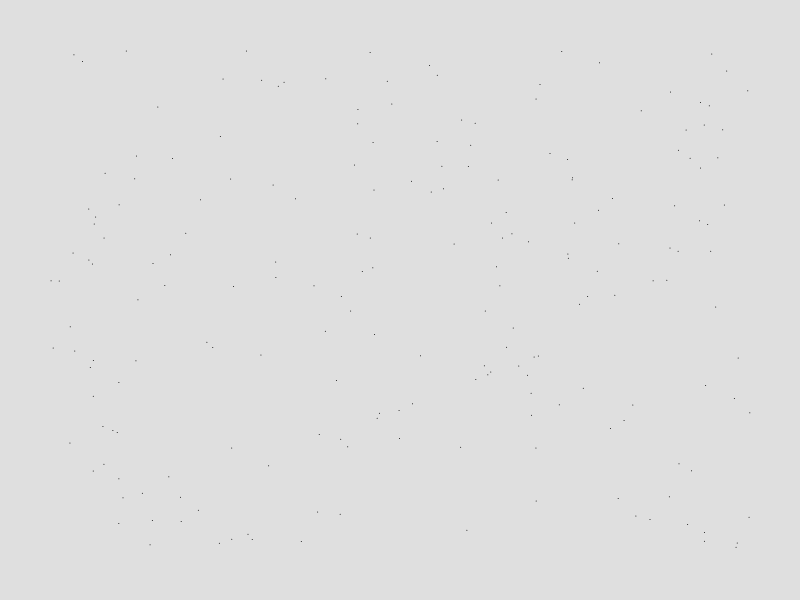
Frame 1 (no input)
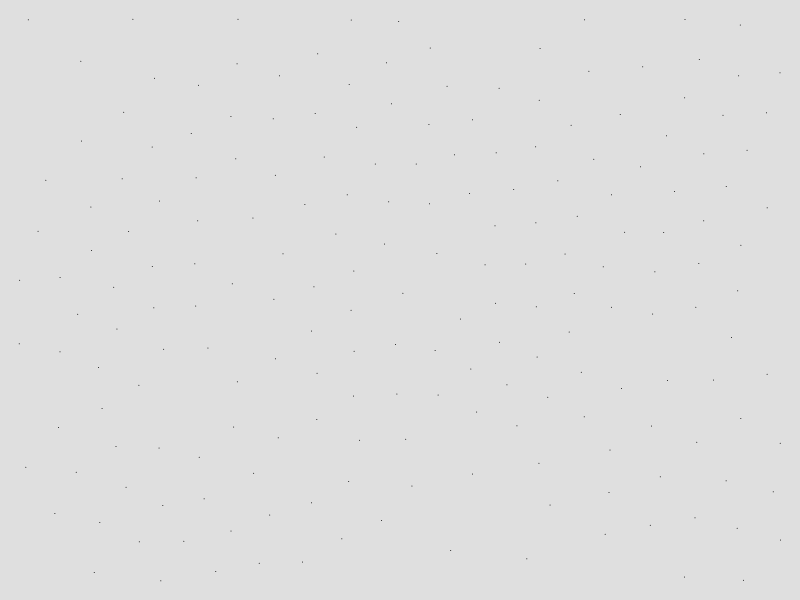
Frame 60 (no input)
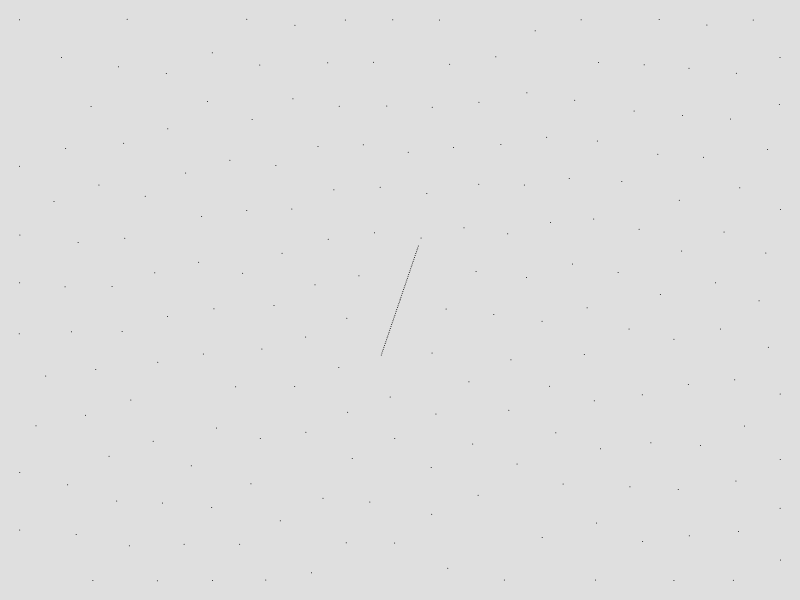
Frame 120 (the mouse pressed at the canvas centre since frame 60)

The p5.js sketch that drew these frames (run headless with seeded random() and noise() and a simulated clock; from frame 60 on, the mouse is pressed at the canvas centre):

// p5.js sketch
// ── sketch.js
CANTCHABONCITOS = 200;

chaboncitos = []

function setup() {
	createCanvas(800, 600);
	fill(0,0,0);
	for(var i = 0; i < CANTCHABONCITOS; i++)
		chaboncitos.push(new Chaboncito(random(50,750), random(50,550)));
}

function draw() {
	background(223,223,223);
	for (var i = 0; i < chaboncitos.length; i++)
		chaboncitos[i].draw();

	for (var i = 0; i < chaboncitos.length; i++)
		chaboncitos[i].moveAlMasCercano(chaboncitos, i);
	
	if (mouseIsPressed){
		chaboncitos.push(new Chaboncito(mouseX, mouseY));
	}
}

// ── chaboncito.js
function Chaboncito(posX, posY){
	this.x = posX;
	this.y = posY;
	
	this.draw = function(){
		point(this.x, this.y);
	}
	
	this.moveRandom = function(){
		this.x += random(-1,1);
		this.y += random(-1,1);
	}
	
	this.moveAlMasCercano = function(chaboncitos, actual){
		if (chaboncitos.length == 1)
			return;
		var distancia = 10000;
		var chabonMasCercano;
		for (var i = 0; i < chaboncitos.length; i++){
			if (i == actual)
				continue;
			distActual = sqrt(sq((chaboncitos[i].x) - this.x) + sq((chaboncitos[i].y) - this.y));
			if (distancia > distActual){
				distancia = distActual;
				chabonMasCercano = chaboncitos[i];
			}
		}
		dirx = this.x - chabonMasCercano.x;
		diry = this.y - chabonMasCercano.y;
		hyp = sqrt(dirx*dirx + diry*diry);
		if (hyp > 0){
			dirx /= hyp;
			diry /= hyp;
		}
		if(this.x > 20 && this.x < width - 20)
			this.x += dirx;
		if(this.y > 20 && this.y < height - 20)
			this.y += diry;
	}
	
}
